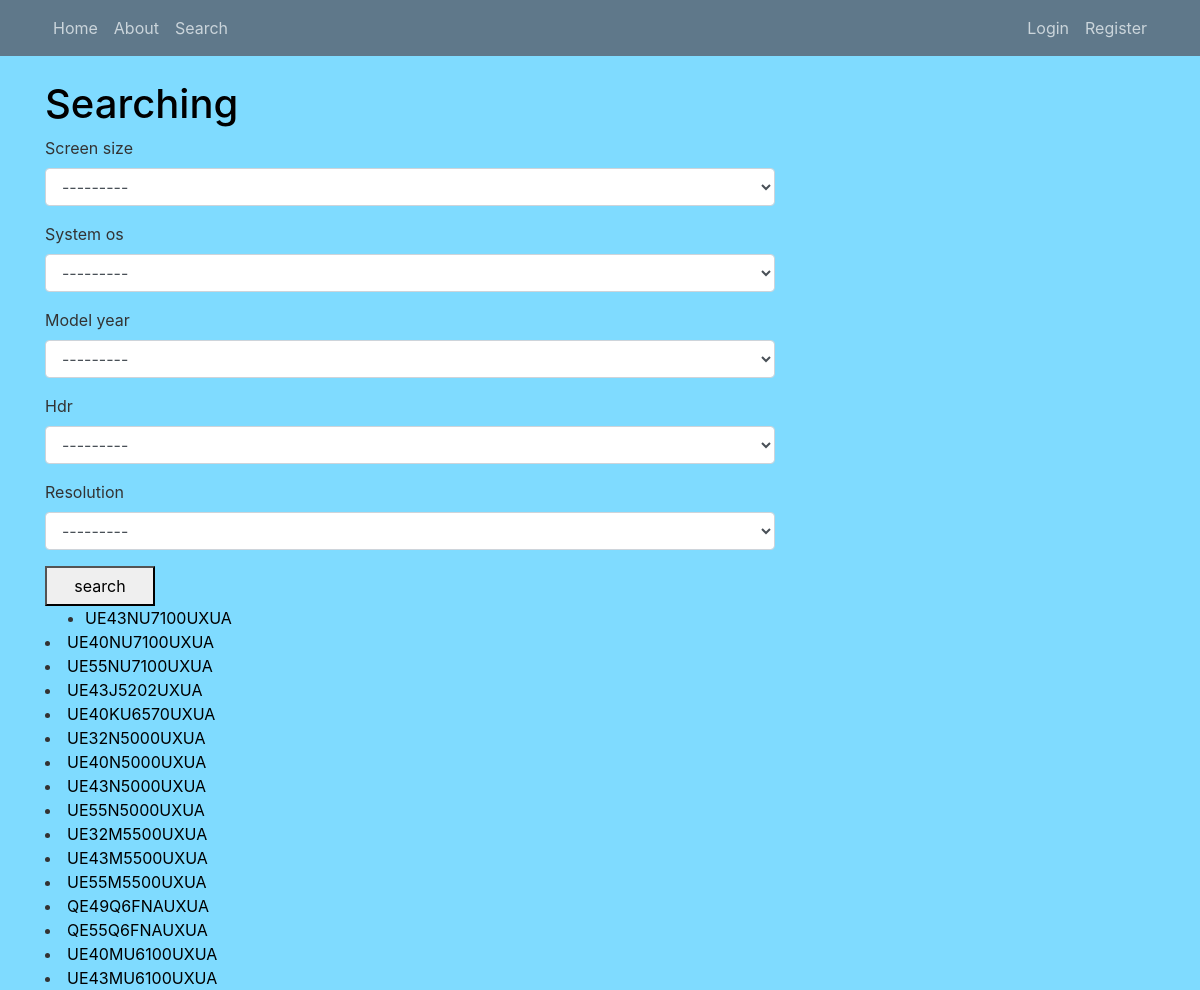
The page /search on the database as committed earlier.
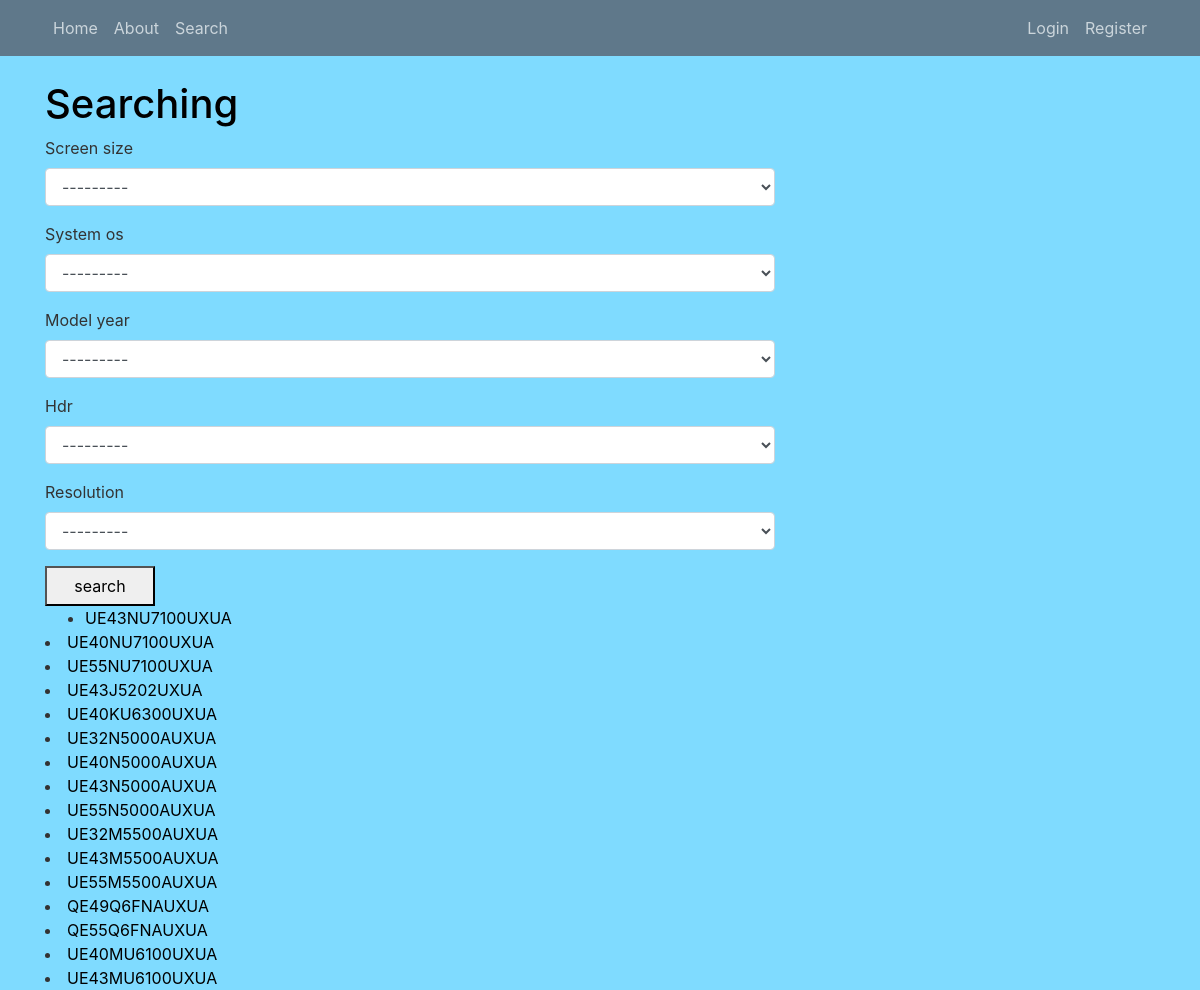
The same page on the database as committed later.
### tv_models/models.py (models this page shows, shortened)
class TVModel(models.Model):
    S_SIZE = (
        ('32', '32'),
        ('40', '40'),
        ('43', '43'),
        ('49', '49'),
        ('55', '55'),
    )
    Year = (('2018', '2018'),
            ('2017', '2017'),
            ('2016', '2016'),
            ('2019', '2019'))
    HDR = (('yes', 'Yes'),
           ('No', 'No'))
    OS = (('Tizen', 'Tizen'),
          ('Orsay', 'Orsay'),)
    RESOLUTION = (('FHD', 'FHD'), ('UHD', 'UHD'))
    title = models.CharField(max_length=15)
    model_year = models.CharField(max_length=4, choices=Year)
    screen_size = models.CharField(max_length=2, choices=S_SIZE)
    resolution = models.CharField(max_length=3, choices=RESOLUTION)
    hdr = models.CharField(max_length=3, choices=HDR)
    system_os = models.CharField(max_length=8, choices=OS)
    content = models.TextField(max_length=255, default='Describe key features')
    manual = models.URLField(verbose_name='here lies url', blank=True)
    objects = models.Manager()

### tv_models/views.py (the view)
# urls.py: path('search', FilterList.as_view(), name='tv_models-search'),
class FilterList(LV):
    model = TVModel
    template_name = 'tv_models/search.html'
    def get_context_data(self, **kwargs):
        ctx = super().get_context_data(**kwargs)
        ctx['filter'] = TVfilter(self.request.GET, queryset=self.get_queryset())
        return ctx

### tv_models/templates/tv_models/search.html
{% extends 'tv_models/main.html' %}
{% load static %}
{% load crispy_forms_tags %}
{% block content %}
<h1>Searching</h1>
<form method="get">
{{ filter.form|crispy }}
    <button class="big-btn">search</button>
    </form>
    <ul>
        {% for item in filter.qs %}
        <li><a class="model-title" href="{% url 'tv_models-tvmodel_detail' item.id %}">{{ item.title }}</a></li>
    </ul>
        {% endfor %}
{% endblock %}

### tv_models/templates/tv_models/main.html (shortened to what this page needs)
{% load static %}
{% load crispy_forms_tags %}
<!DOCTYPE html>
<html lang="en">
<head>
    <link rel="stylesheet" href="https://maxcdn.bootstrapcdn.com/bootstrap/4.0.0/css/bootstrap.min.css"
>
    <link rel="stylesheet" type="text/css" href="{% static 'tv_models/main.css' %}">
</head>
<body>
<header class="site-header">
        <nav class="navbar navbar-expand-md navbar-dark bg-steel fixed-top">
            <div class="container">
                <div class="collapse navbar-collapse" id="navbarToggle">
                    <div class="navbar-nav mr-auto">
                        <a class="nav-item nav-link" href="{% url 'tv_models-home' %}">Home</a>
                        <a class="nav-item nav-link" href="{% url 'tv_models-about' %}">About</a>
                        <a class="nav-item nav-link" href="{% url 'tv_models-search' %}">Search</a>
                    </div>
                    <div class="navbar-nav">
                    {% if user.is_authenticated %}
                        <a class="nav-item nav-link" href="{% url 'profile' %}">Profile</a>
                        <a class="nav-item nav-link" href="{% url 'logout' %}">Logout</a>
                    {% else %}
                        <a class="nav-item nav-link" href="{% url 'login' %}">Login</a>
                        <a class="nav-item nav-link" href="{% url 'register' %}">Register</a>
                    {% endif %}
                    </div>
                </div>
            </div>
        </nav>
    </header>
<main role="main" class="container">
    <div class="row">
        <div class="col-md-8">
            {% block content %}{% endblock %}
        </div>
    </div>
</main>
</body>
</html>

### tv_models/static/tv_models/main.css (style rules this page uses)
body { background: #7FDBFF; color: #333333; margin-top: 5rem; }
h1, h2, h3, h4, h5, h6 { color: black; }
ul { margin: 0; }
.bg-steel { background-color: #5f788a; }
.site-header .navbar-nav .nav-link { color: #cbd5db; }
.model-title { color: black; }
.big-btn { height: 40px; width: 110px }

Rows that differ between the two databases and show on the page:
changed TVModel: title "UE40KU6570UXUA" → "UE40KU6300UXUA"
changed TVModel: title "UE32N5000UXUA" → "UE32N5000AUXUA"
changed TVModel: title "UE40N5000UXUA" → "UE40N5000AUXUA"
changed TVModel: title "UE43N5000UXUA" → "UE43N5000AUXUA"
changed TVModel: title "UE55N5000UXUA" → "UE55N5000AUXUA"
changed TVModel: title "UE32M5500UXUA" → "UE32M5500AUXUA"
changed TVModel: title "UE43M5500UXUA" → "UE43M5500AUXUA"
changed TVModel: title "UE55M5500UXUA" → "UE55M5500AUXUA"
